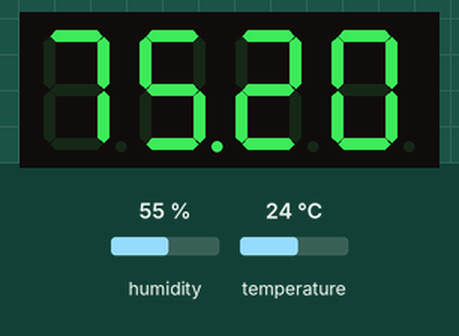
Recording of a sketch running on a simulated Arduino Uno, built with avr-gcc and run on an emulated ATmega328P. Shown: 4-digit seven-segment display. The test bench sets the inputs (shaded band); at power-on: humidity 55 %, temperature 24 °C.

Above: at 0.1 s.
At 30.1 s:
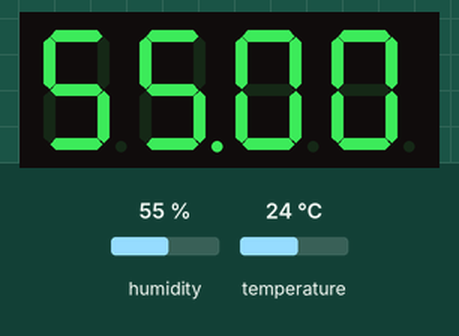

Measured:
- what the display in image 1 shows lasts 10.0 s, from 30.0 s to 40.0 s

The sketch:

tempduino3.ino
```cpp
//tempduino (temperature and humidity display)
//by jeff clymer (jeff@techunboxed.com)
//2013.01.14 http://techunboxed.com
//version 3.1

#include "DHT.h"
#include <Wire.h>
#include "Adafruit_LEDBackpack.h"
#include "Adafruit_GFX.h"

#define DHTPIN 2 //DHT22 is connected to digital pin 2
#define DHTTYPE DHT22   //set the type of sensor

DHT dht(DHTPIN, DHTTYPE);
Adafruit_7segment matrix = Adafruit_7segment();

void setup() {
    dht.begin();
    matrix.begin(0x70);
    matrix.setBrightness(1);
}

void loop() {
  float h = dht.readHumidity(); //h = DHT humidity
  float t = dht.readTemperature(); //t = DHT temp

    matrix.print(t*1.8+32); //display temp in fahrenheit
    matrix.writeDisplay();
    delay(30000); //wait 30 seconds
    matrix.print(h); //display humidity percentage
    matrix.writeDisplay();
    delay(10000); //wait 10 seconds
}
```
